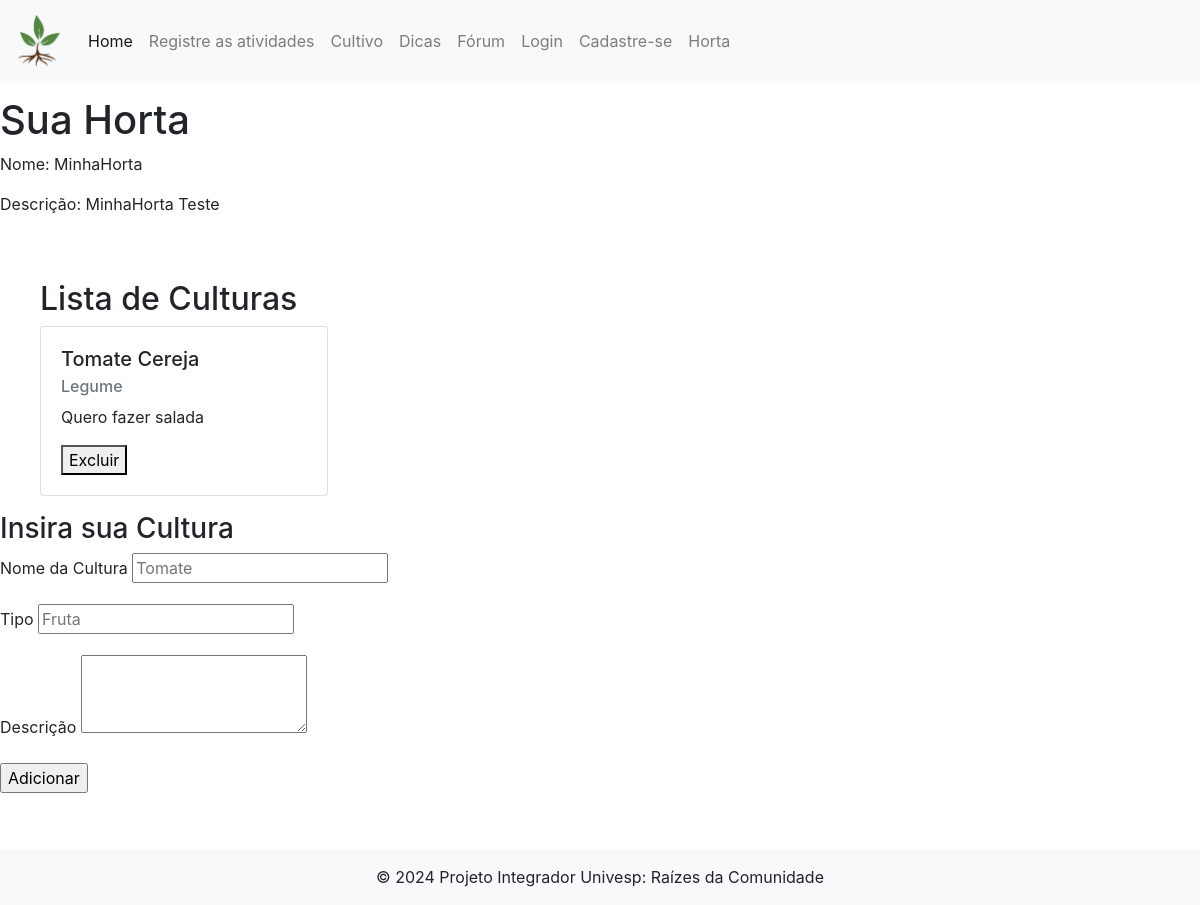
The app's page /authuser/horta/ (signed in) with its own data.
### app_horta/models.py (models this page shows, shortened)
class Horta(models.Model):
    usuario = models.ForeignKey(User, on_delete=models.CASCADE)
    nome = models.CharField(null= False, max_length=50)
    descricao = models.CharField(max_length=150)

class Cultura(models.Model):
    horta = models.ForeignKey(Horta, on_delete=models.CASCADE)
    name = models.CharField(null= False, max_length=50)
    type = models.CharField(max_length=50)
    desc = models.CharField(max_length=150)

### app_horta/views.py (the view)
# urls.py: path('horta/', minha_horta, name='minha_horta'),
@login_required(login_url="/login/login/")
def minha_horta(request):
    lista_culturas = {}
    try:
        horta_do_usuario = Horta.objects.get(usuario=request.user)
        horta_id = horta_do_usuario.id
        lista_culturas = Cultura.objects.filter(horta_id=horta_id)
        return render(request, 'horta/horta.html', {'horta': horta_do_usuario, 'culturas': lista_culturas})
    except Horta.DoesNotExist:
        return render(request, 'horta/horta.html')

### templates/horta/horta.html (shortened to what this page needs)
{% extends 'base.html' %}
{% block conteudo %}
    <section>
        {% if horta %}
        <h1>Sua Horta</h1>
        <p>Nome: {{ horta.nome }}</p>
        <p>Descrição: {{ horta.descricao }}</p>
        <br>
        <br>
        {% if culturas  %}
        <div class='cards'>
            <ul style='list-style-type: none;'>
                <h2>Lista de Culturas</h2>
                {% for cultura in culturas %}
                <li>
                    <div class="card" style="width: 18rem;">
                        <div class="card-body">
                          <h5 class="card-title">{{cultura.name}}</h5>
                          <h6 class="card-subtitle mb-2 text-muted">{{cultura.type}}</h6>
                          <p class="card-text">{{cultura.desc}}</p>
                          <form action="{% url 'excluir_cultura' cultura.id %}" method="post">
                                <button type="submit">Excluir</button>
                            </form>
                        </div>
                      </div>
                </li>
                {% endfor %}
            </ul>
        </div>
        {% else %}
        <p>Cadastre sua cultura!!!!</p>
        {% endif %}
    </section>
    <section>
        <h3>Insira sua Cultura</h3>
        <form action={% url 'inserir_cultura' %} method='POST'>
            <div class="mb-3">
                <label for="exampleFormControlInput1" class="form-label">Nome da Cultura</label>
                <input name="nome_cultura" type="text" placeholder="Tomate">
            </div>
            <div class="mb-3">
                <label for="exampleFormControlInput1" class="form-label">Tipo</label>
                <input name="tipo_cultura" type="text" placeholder="Fruta">
            </div>
            <div class="mb-3">
                <label for="exampleFormControlTextarea1" class="form-label">Descrição</label>
                <textarea name="desc_cultura" rows="3"></textarea>
            </div>
            <div class="mb-3">
                <input type="submit" value="Adicionar">
            </div>
        </form>
    {% else %}
        <h3>Você ainda não possui uma horta</h3>
        <p>Deseja criar uma horta?</p>
        <a href="{% url 'criar_horta' %}">Criar uma horta</a>
    {% endif %}
    </section>
{% endblock %}

### templates/base.html (style rules this page uses)
body { overflow-y: auto; min-height: 100vh; }

### records on screen
Horta: nome "MinhaHorta", descricao "MinhaHorta Teste"
Cultura: name "Tomate Cereja", type "Legume", desc "Quero fazer salada"
